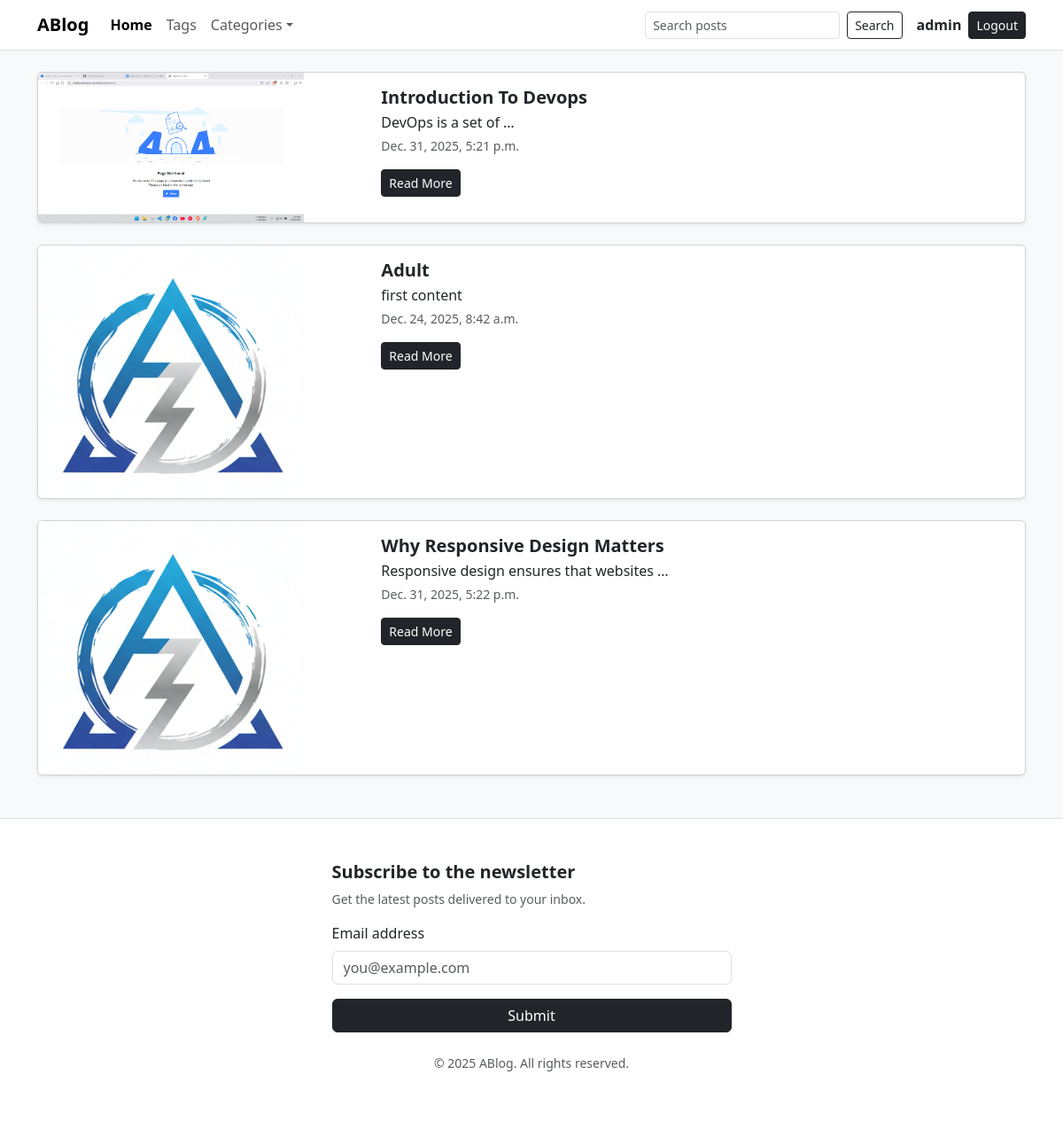
Page /tags/1 (signed in) on the committed database.
### posts/models.py (models this page shows, shortened)
class Post(models.Model):
    post_title = models.CharField(max_length=60)
    post_content = models.TextField()
    published_data = models.DateTimeField(auto_now=True)
    tags = models.ManyToManyField(Tag)
    post_image = models.ImageField(upload_to="post", default="post/i.png")

### posts/views.py (the view)
# urls.py: path("tags/<int:id>", views.tags, name="tags"),
def tags(request, id):
    tag = Tag.objects.get(id=id)
    return render(request, "posts/tags.html", {"tags": tag.post_set.all()})

### posts/context_processors.py (called while the page is built)
def categories(request):
  categories = [
    "Programming",
    "Food",
    "Travel"
  ]
  return {"categories": categories}

### posts/templates/posts/tags.html
{% extends "base.html" %}
{% block main %}
  {% for post in tags %}
    {% include "posts/includes/post-card.html" %}
  {% endfor %}
{% endblock main %}

### templates/base.html (shortened to what this page needs)
{% load static %}
<!DOCTYPE html>
<html lang="en">
  <head>
    <link href="https://cdn.jsdelivr.net/npm/bootstrap@5.3.2/dist/css/bootstrap.min.css"
          rel="stylesheet" />
  </head>
  <body class="d-flex flex-column min-vh-100 bg-light">
    <nav class="navbar navbar-expand-lg navbar-light bg-white border-bottom">
      <div class="container">
        <a class="navbar-brand fw-bold" href="{% url 'home' %}">ABlog</a>
        <div class="collapse navbar-collapse" id="navbarNav">
          <ul class="navbar-nav me-auto mb-2 mb-lg-0">
            <li class="nav-item">
              <a class="nav-link active fw-semibold" href="{% url 'home' %}">Home</a>
            </li>
            <li class="nav-item">
              <a class="nav-link" href="#">Tags</a>
            </li>
            <li class="nav-item dropdown">
              <a class="nav-link dropdown-toggle"
                 href="#"
                 role="button"
                 data-bs-toggle="dropdown">Categories</a>
            </li>
          </ul>
          <form class="d-flex me-3" action='{% url "search" %}' method="get">
            <input class="form-control form-control-sm me-2"
                   type="search"
                   placeholder="Search posts"
                   name='query' />
            <button class="btn btn-sm btn-outline-dark" type="submit">Search</button>
          </form>
          {% if user.is_authenticated %}
            <span class="me-2 fw-semibold">{{ user.username }}</span>
            <form action="{% url 'logout' %}" method="post">
              <input type="submit" class="btn btn-sm btn-dark" value="Logout">
            </form>
          {% else %}
            <a href=" {% url 'login' %} " class="btn btn-sm btn-outline-dark me-2">Login</a>
            <a href="{% url 'register' %}" class="btn btn-sm btn-dark">Create Account</a>
          {% endif %}
        </div>
      </div>
    </nav>
    <main class="flex-grow-1">
      <div class="container py-4">
        {% block main %}
        {% endblock main %}
      </div>
    </main>
    <footer class="border-top bg-white mt-auto">
      <div class="container py-5">
        <div class="row justify-content-center">
          <div class="col-md-5">
            <h5 class="fw-semibold">Subscribe to the newsletter</h5>
            <p class="text-muted small">Get the latest posts delivered to your inbox.</p>
            <form>
              <div class="mb-3">
                <label class="form-label">Email address</label>
                <input type="email" class="form-control" placeholder="you@example.com" />
              </div>
              <button type="submit" class="btn btn-dark w-100">Submit</button>
            </form>
          </div>
        </div>
        <p class="text-center text-muted small mt-4">© 2025 ABlog. All rights reserved.</p>
      </div>
    </footer>
  </body>
</html>

### posts/templates/posts/includes/post-card.html
<div class="mb-4">
  <div class="card shadow-sm overflow-hidden">
    <div class="row g-0">
      <div class="col-4">
        <img src="{{ post.post_image.url }}"
             alt="Post image"
             width="300"
             height="200"
             class="img-fluid object-fit-cover bg-light" />
      </div>
      <div class="col-8">
        <div class="card-body">
          <h5 class="card-title fw-bold mb-1">{{ post.post_title|title }}</h5>
          <p class="card-text text-body mb-1">{{ post.post_content|truncatewords:5 }}</p>
          <p class="card-text text-muted small mb-3">{{ post.published_data }}</p>
          <a href="{% url 'post' post.id %}" class="btn btn-dark btn-sm">Read More</a>
        </div>
      </div>
    </div>
  </div>
</div>

### rows in the picture
Post: post_image (picture), post_title "Introduction To Devops", post_content "DevOps is a set of …", published_data "Dec. 31, 2025, 5:21 p.m."
Post: post_image (picture), post_title "Adult", post_content "first content", published_data "Dec. 24, 2025, 8:42 a.m."
Post: post_image (picture), post_title "Why Responsive Design Matters", post_content "Responsive design ensures that websites …", published_data "Dec. 31, 2025, 5:22 p.m."

### other values in the picture
{{ user.username }} "admin"
